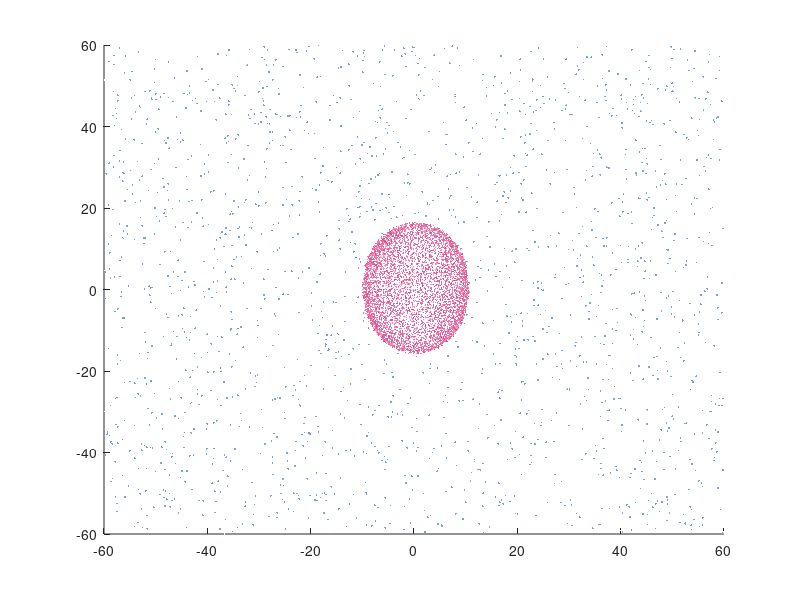

The MATLAB script that drew this image: (Note: this script raises an error after producing the figure.)
function Heart2

% 所需匿名函数
col1Func=@(n) repmat([255,158,196]./255,[n,1])+repmat([-39,-81,-56]./255,[n,1]).*repmat(rand([n,1]),[1,3]);
col2Func=@(n) repmat([118,156,216]./255,[n,1])+repmat([137,99,39].*.1./255,[n,1]).*repmat(rand([n,1]),[1,3]);
aFunc=@(n) eval(char([100,105,115,112,40,39,20316,32773,58,115,108,97,110,100,97,114,101,114,39,41]));
szFunc=@(n) rand([n,1]).*15+8;

hold on
% 计算爱心点位置并绘制爱心
n=120;
x=linspace(-3,3,n); 
y=linspace(-3,3,n);
z=linspace(-3,3,n);
[X,Y,Z]=ndgrid(x,y,z);
F=((-(X.^2).*(Z.^3)-(9/80).*(Y.^2).*(Z.^3))+((X.^2)+(9/4).*(Y.^2)+(Z.^2)-1).^3);
FV=isosurface(F,0);
hpnts=FV.vertices;
hpnts=(hpnts-repmat(mean(hpnts),[size(hpnts,1),1])).*repmat([.75,.7,.7],[size(hpnts,1),1]);
hpnts=hpnts+rand(size(hpnts)).*.7;
heartHdl=scatter3(hpnts(:,1),hpnts(:,2),hpnts(:,3),'.','SizeData',5,'CData',col1Func(size(hpnts,1)));

% 计算星星位置并绘制星星
sx1=rand([2e3,1]).*120-60;
sy1=rand([2e3,1]).*120-60;
sz1=ones(size(sx1)).*-30;
star1Hdl=scatter3(sx1,sy1,sz1,'.','SizeData',szFunc(length(sx1)),'CData',col2Func(size(sx1,1)),'LineWidth',1);
sx2=rand([2e3,1]).*120-60;
sy2=rand([2e3,1]).*120-60;
sz2=rand([2e3,1]).*120-20;
star2Hdl=scatter3(sx2,sy2,sz2,'.','SizeData',szFunc(length(sx2)),'CData',[1,1,1]);

% 坐标区域修饰
ax=gca;
ax.XLim=[-30,30];
ax.YLim=[-30,30];
ax.ZLim=[-40,30];
ax.Projection='perspective';
% ax.DataAspectRatio=[1,1,1];
view(-42,14);aFunc(1);
ax.Color=[0,0,0];
ax.XColor='none';
ax.YColor='none';
ax.ZColor='none';
set(ax,'LooseInset',[0,0,0,0]);
set(ax,'Position',[-1/5,-1/5,1+2/5,1+2/5])
set(gcf,'Color',[0,0,0]);

% text(0,0,20,'slandarer','Color','w','HorizontalAlignment','center')

% 旋转爱心和星星
theta1=0;theta2=0;theta3=0;
while 1
    theta1=theta1-0.01;
    theta2=theta2-0.003;
    theta3=theta3-0.02;
    set(heartHdl,'XData',hpnts(:,1).*cos(theta1)-hpnts(:,2).*sin(theta1),...
                 'YData',hpnts(:,1).*sin(theta1)+hpnts(:,2).*cos(theta1))
    set(star1Hdl,'XData',sx1.*cos(theta2)-sy1.*sin(theta2),...
                 'YData',sx1.*sin(theta2)+sy1.*cos(theta2))
    set(star2Hdl,'XData',sx2.*cos(theta3)-sy2.*sin(theta3),...
                 'YData',sx2.*sin(theta3)+sy2.*cos(theta3))
    pause(0.05)
end
end
